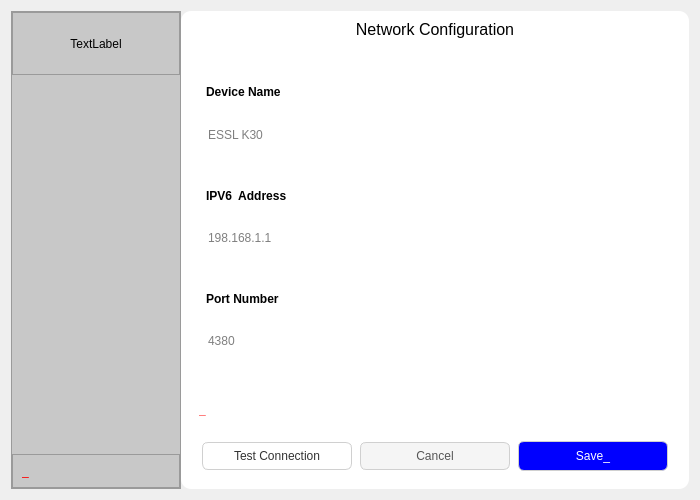
<?xml version="1.0" encoding="UTF-8"?>
<ui version="4.0">
 <class>Dialog</class>
 <widget class="QDialog" name="Dialog">
  <property name="geometry">
   <rect>
    <x>0</x>
    <y>0</y>
    <width>700</width>
    <height>500</height>
   </rect>
  </property>
  <property name="minimumSize">
   <size>
    <width>0</width>
    <height>0</height>
   </size>
  </property>
  <property name="maximumSize">
   <size>
    <width>700</width>
    <height>500</height>
   </size>
  </property>
  <property name="windowTitle">
   <string>Dialog</string>
  </property>
  <property name="styleSheet">
   <string notr="true">background-color : #E6ECE8;
QPushButton {
    background-color: transparent;
    border-radius: 8px;
    padding: 8px 12px;
    color: #333;
}

QPushButton:hover {
    background-color: #f0f0f0;
}

QPushButton:pressed {
    background-color: #e0e0e0;
}

QPushButton[active=&quot;true&quot;] {
    background-color: #1f6feb;
    color: white;
}</string>
  </property>
  <layout class="QVBoxLayout" name="verticalLayout_9">
   <item>
    <layout class="QHBoxLayout" name="horizontalLayout" stretch="1,3">
     <property name="spacing">
      <number>0</number>
     </property>
     <item>
      <widget class="QFrame" name="side_bar">
       <property name="styleSheet">
        <string notr="true">background-color :rgb(200, 200, 200)</string>
       </property>
       <property name="frameShape">
        <enum>QFrame::StyledPanel</enum>
       </property>
       <property name="frameShadow">
        <enum>QFrame::Raised</enum>
       </property>
       <layout class="QVBoxLayout" name="verticalLayout_4">
        <property name="spacing">
         <number>0</number>
        </property>
        <property name="leftMargin">
         <number>0</number>
        </property>
        <property name="topMargin">
         <number>0</number>
        </property>
        <property name="rightMargin">
         <number>0</number>
        </property>
        <property name="bottomMargin">
         <number>0</number>
        </property>
        <item>
         <layout class="QVBoxLayout" name="verticalLayout_3" stretch="1,6">
          <item>
           <widget class="QFrame" name="frame">
            <property name="frameShape">
             <enum>QFrame::StyledPanel</enum>
            </property>
            <property name="frameShadow">
             <enum>QFrame::Raised</enum>
            </property>
            <layout class="QHBoxLayout" name="horizontalLayout_3">
             <item>
              <layout class="QVBoxLayout" name="verticalLayout">
               <item>
                <widget class="QLabel" name="machine_name">
                 <property name="sizePolicy">
                  <sizepolicy hsizetype="Expanding" vsizetype="Expanding">
                   <horstretch>0</horstretch>
                   <verstretch>0</verstretch>
                  </sizepolicy>
                 </property>
                 <property name="styleSheet">
                  <string notr="true">color : black</string>
                 </property>
                 <property name="text">
                  <string>TextLabel</string>
                 </property>
                 <property name="alignment">
                  <set>Qt::AlignCenter</set>
                 </property>
                </widget>
               </item>
              </layout>
             </item>
            </layout>
           </widget>
          </item>
          <item>
           <spacer name="verticalSpacer">
            <property name="orientation">
             <enum>Qt::Vertical</enum>
            </property>
            <property name="sizeHint" stdset="0">
             <size>
              <width>20</width>
              <height>288</height>
             </size>
            </property>
           </spacer>
          </item>
         </layout>
        </item>
        <item>
         <widget class="QFrame" name="frame_3">
          <property name="frameShape">
           <enum>QFrame::StyledPanel</enum>
          </property>
          <property name="frameShadow">
           <enum>QFrame::Raised</enum>
          </property>
          <layout class="QHBoxLayout" name="horizontalLayout_4">
           <item>
            <layout class="QVBoxLayout" name="verticalLayout_2">
             <property name="spacing">
              <number>0</number>
             </property>
             <item>
              <widget class="QLabel" name="status">
               <property name="styleSheet">
                <string notr="true">color : red
</string>
               </property>
               <property name="text">
                <string>_</string>
               </property>
              </widget>
             </item>
            </layout>
           </item>
          </layout>
         </widget>
        </item>
       </layout>
      </widget>
     </item>
     <item>
      <widget class="QFrame" name="content_area">
       <property name="styleSheet">
        <string notr="true">border-radius :10px;
background-color : white;</string>
       </property>
       <property name="frameShape">
        <enum>QFrame::StyledPanel</enum>
       </property>
       <property name="frameShadow">
        <enum>QFrame::Raised</enum>
       </property>
       <layout class="QHBoxLayout" name="horizontalLayout_2">
        <item>
         <layout class="QVBoxLayout" name="verticalLayout_11">
          <item>
           <widget class="QLabel" name="label">
            <property name="font">
             <font>
              <pointsize>12</pointsize>
             </font>
            </property>
            <property name="text">
             <string>Network Configuration</string>
            </property>
            <property name="scaledContents">
             <bool>false</bool>
            </property>
            <property name="alignment">
             <set>Qt::AlignCenter</set>
            </property>
           </widget>
          </item>
          <item>
           <widget class="QWidget" name="widget" native="true">
            <property name="minimumSize">
             <size>
              <width>0</width>
              <height>100</height>
             </size>
            </property>
            <layout class="QHBoxLayout" name="horizontalLayout_5">
             <item>
              <layout class="QVBoxLayout" name="verticalLayout_8">
               <property name="spacing">
                <number>28</number>
               </property>
               <property name="leftMargin">
                <number>7</number>
               </property>
               <property name="topMargin">
                <number>13</number>
               </property>
               <property name="rightMargin">
                <number>0</number>
               </property>
               <item>
                <layout class="QVBoxLayout" name="verticalLayout_5">
                 <item>
                  <widget class="QLabel" name="label_2">
                   <property name="sizePolicy">
                    <sizepolicy hsizetype="Preferred" vsizetype="Preferred">
                     <horstretch>0</horstretch>
                     <verstretch>0</verstretch>
                    </sizepolicy>
                   </property>
                   <property name="minimumSize">
                    <size>
                     <width>0</width>
                     <height>50</height>
                    </size>
                   </property>
                   <property name="font">
                    <font>
                     <bold>true</bold>
                    </font>
                   </property>
                   <property name="text">
                    <string>Device Name</string>
                   </property>
                   <property name="textFormat">
                    <enum>Qt::PlainText</enum>
                   </property>
                  </widget>
                 </item>
                 <item>
                  <widget class="QLineEdit" name="devicename">
                   <property name="placeholderText">
                    <string>ESSL K30</string>
                   </property>
                  </widget>
                 </item>
                </layout>
               </item>
               <item>
                <layout class="QVBoxLayout" name="verticalLayout_7">
                 <item>
                  <widget class="QLabel" name="label_4">
                   <property name="sizePolicy">
                    <sizepolicy hsizetype="Preferred" vsizetype="Expanding">
                     <horstretch>0</horstretch>
                     <verstretch>0</verstretch>
                    </sizepolicy>
                   </property>
                   <property name="minimumSize">
                    <size>
                     <width>0</width>
                     <height>50</height>
                    </size>
                   </property>
                   <property name="font">
                    <font>
                     <bold>true</bold>
                    </font>
                   </property>
                   <property name="text">
                    <string>IPV6  Address </string>
                   </property>
                  </widget>
                 </item>
                 <item>
                  <widget class="QLineEdit" name="ipaddress">
                   <property name="placeholderText">
                    <string>198.168.1.1</string>
                   </property>
                  </widget>
                 </item>
                </layout>
               </item>
               <item>
                <layout class="QVBoxLayout" name="verticalLayout_6">
                 <item>
                  <widget class="QLabel" name="label_3">
                   <property name="sizePolicy">
                    <sizepolicy hsizetype="Preferred" vsizetype="Expanding">
                     <horstretch>0</horstretch>
                     <verstretch>0</verstretch>
                    </sizepolicy>
                   </property>
                   <property name="minimumSize">
                    <size>
                     <width>0</width>
                     <height>50</height>
                    </size>
                   </property>
                   <property name="font">
                    <font>
                     <bold>true</bold>
                    </font>
                   </property>
                   <property name="text">
                    <string>Port Number</string>
                   </property>
                  </widget>
                 </item>
                 <item>
                  <widget class="QLineEdit" name="portnumber">
                   <property name="placeholderText">
                    <string>4380</string>
                   </property>
                  </widget>
                 </item>
                </layout>
               </item>
              </layout>
             </item>
            </layout>
           </widget>
          </item>
          <item>
           <spacer name="verticalSpacer_2">
            <property name="orientation">
             <enum>Qt::Vertical</enum>
            </property>
            <property name="sizeHint" stdset="0">
             <size>
              <width>20</width>
              <height>68</height>
             </size>
            </property>
           </spacer>
          </item>
          <item>
           <widget class="QWidget" name="wid_buttons_panel" native="true">
            <layout class="QVBoxLayout" name="verticalLayout_10">
             <item>
              <widget class="QLabel" name="ping_status">
               <property name="minimumSize">
                <size>
                 <width>0</width>
                 <height>50</height>
                </size>
               </property>
               <property name="font">
                <font>
                 <bold>true</bold>
                </font>
               </property>
               <property name="styleSheet">
                <string notr="true">color: red</string>
               </property>
               <property name="text">
                <string>_</string>
               </property>
              </widget>
             </item>
             <item>
              <layout class="QHBoxLayout" name="horizontalLayout_6">
               <property name="spacing">
                <number>8</number>
               </property>
               <property name="leftMargin">
                <number>3</number>
               </property>
               <property name="topMargin">
                <number>0</number>
               </property>
               <property name="rightMargin">
                <number>3</number>
               </property>
               <item>
                <widget class="QPushButton" name="btn_test_connection">
                 <property name="styleSheet">
                  <string notr="true">QPushButton {
    background-color: transparent;
    border: 1px solid #d0d0d0;
    border-radius: 6px;
    padding: 6px 12px;
    color: #333;
}

QPushButton:hover {
    background-color: black;
    border: 1px solid #c0c0c0;
	color : white;
}

QPushButton:pressed {
    background-color: #dcdcdc;
	
}

QPushButton#secondary {
    background-color: #eef4ff;
    border: 1px solid #c7d8ff;
    color: #1f6feb;
}

QPushButton#secondary:hover {
    background-color: #dce8ff;
}</string>
                 </property>
                 <property name="text">
                  <string>Test Connection</string>
                 </property>
                </widget>
               </item>
               <item>
                <widget class="QPushButton" name="btn_cancel">
                 <property name="styleSheet">
                  <string notr="true">QPushButton {
	background-color: #f5f5f5;
    border: 1px solid #d0d0d0;
    color: #555;
    border-radius: 6px;
    padding: 6px 12px;
    
}

QPushButton:hover {
   
    border: 1px solid #c0c0c0;
	 background-color: red;
	color : white;
}

QPushButton:pressed {
    background-color: #dcdcdc;
}


</string>
                 </property>
                 <property name="text">
                  <string>Cancel</string>
                 </property>
                </widget>
               </item>
               <item>
                <widget class="QPushButton" name="btn_save">
                 <property name="minimumSize">
                  <size>
                   <width>50</width>
                   <height>30</height>
                  </size>
                 </property>
                 <property name="styleSheet">
                  <string notr="true">QPushButton {
	background-color: blue;
    border: 1px solid #d0d0d0;
    color: #555;
    border-radius: 6px;
    padding: 6px 12px;
	color : white;
    
}

QPushButton:hover {
   
    border: 1px solid #c0c0c0;
	 background-color: lightgreen;
	color : black;
}

QPushButton:pressed {
    background-color: #dcdcdc;
}

</string>
                 </property>
                 <property name="text">
                  <string>Save_</string>
                 </property>
                </widget>
               </item>
              </layout>
             </item>
            </layout>
           </widget>
          </item>
         </layout>
        </item>
       </layout>
      </widget>
     </item>
    </layout>
   </item>
  </layout>
 </widget>
 <resources/>
 <connections/>
</ui>
